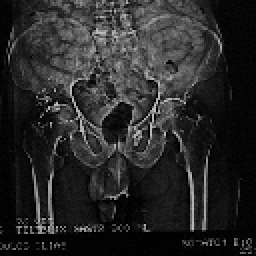
%> input picture Task5_Frequency_Filtering/Pelvis.bmp, 128 x 128 px (shown 2 times larger)
$ octave --eval "Program_6a_ImageSpectrum;"   (GNU Octave 9; MATLAB toolbox functions it lacks are replaced by stand-ins)
%> lines starting %> are read from the running program, lines starting %| are printed output that depends on the picture
function []=Program_6a_ImageSpectrum()

clc;close all;
A=imread('pelvis.bmp');%DIABASMA EIKONAS
%> A is the input picture: size 128x128 uint8; min 1, max 186, mean 40

A=double(A);%METATROPH SE DOUBLE WSTE NA GINEI EFIKTH H EPE3ERGASIA
%> A: size 128x128 double
y=size(A,1);x=size(A,2);% EYRESH DIASTASEVN EIKONAS
%> after `y=size(A,1)`: y = 128
%> after `x=size(A,2)`: x = 128
fprintf('x= %d  y=%d\n',x,y); %EKTYPWSH DIASTASEWN EIKONAS
%| x= 128  y=128
B=zeros(y,x);%ARXIKOPOIHSE B GIA FASMA EIKONAS
C=zeros(y,x);%ARXIKOPOIHSE C GIA FASMA EIKONAS METATOPISMENO STO (N/2,N/2)
B=ampl_fft2(A,0);% YPOLOGISMOS MH-METATOPISMENOY FASMATOS
C=ampl_fft2(A,1);% YPOLOGISMOS METATOPISMENOY FASMATOS

%============PLOT IMAGES===============
colormap('gray');
subplot(1,3,1);imshow(A,[]);title('ARXIKH EIKONA');
subplot(1,3,2);imshow(B,[]);title('FASMA EIKONAS XWRIS METATOPISH');
subplot(1,3,3);imshow(C,[]);title('FASMA EIKONAS ME METATOPISH');
%================================================================
function [C]=ampl_fft2(A,id)
%> called with id = 0
%YPOLOGISMOS FASMATOS EIKONAS id=0 XWRIS METATOPISH id=1--> METATOPISH STO
%(N/2,N/2)
y=size(A,1);x=size(A,2);
%> after `y=size(A,1)`: y = 128
%> after `x=size(A,2)`: x = 128
%/*--------   2D - FFT  ---------*/
switch id
    case 0
        C=fft2(A);
    case 1
        for i=1:y
            for j=1:x
                A(i,j)=A(i,j)*(-1)^(i+j);
            end
        end
        C=fft2(A);
end
C=round(10.0 * log(abs(C)+1));
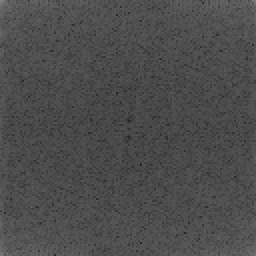
%> C: size 128x128 double (shown 2 times larger); min 38, max 134, mean 76.5
%> call 2 of ampl_fft2, with id = 1
%> after the loop in ampl_fft2 (call 2), `for i=1:y`:
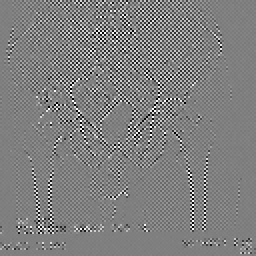
%> A: size 128x128 double (shown 2 times larger); min -186, max 186, mean 0; drawn with min black and max white
%> in ampl_fft2 (call 2), `C=round(10.0 * log(abs(C)+1));`:
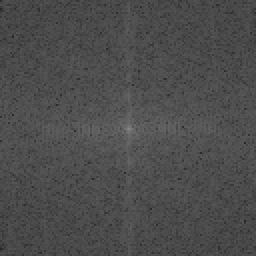
%> C: size 128x128 double (shown 2 times larger); min 38, max 134, mean 76.5; mean of the top-left, top-right, bottom-left and bottom-right quarters 76.3, 76.4, 76.4, 76.8

$ run again, with Task5_Frequency_Filtering/brain_CT_noisy.bmp copied over Task5_Frequency_Filtering/Pelvis.bmp
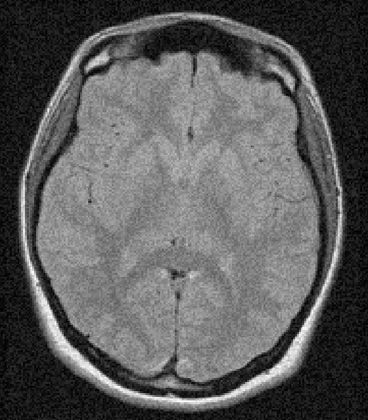
%> input picture Task5_Frequency_Filtering/brain_CT_noisy.bmp, 368 x 420 px, shrunk from 560 x 640 before the run
%> in Program_6a_ImageSpectrum, A is the input picture: size 420x368x3 uint8; mean R, G, B 91.2, 91.2, 91.2
%| x= 368  y=420
%> after the loop in ampl_fft2 (call 2), `for i=1:y`:
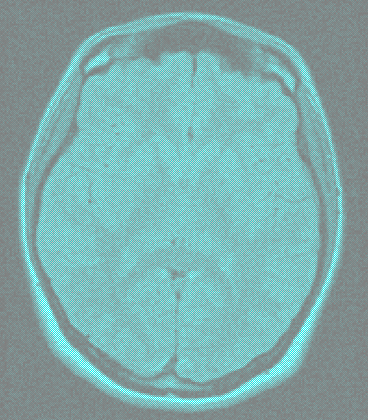
%> A: size 420x368x3 double; mean R, G, B 0, 91.2, 91.2; drawn with min black and max white
%> in ampl_fft2 (call 2), `C=round(10.0 * log(abs(C)+1));`:
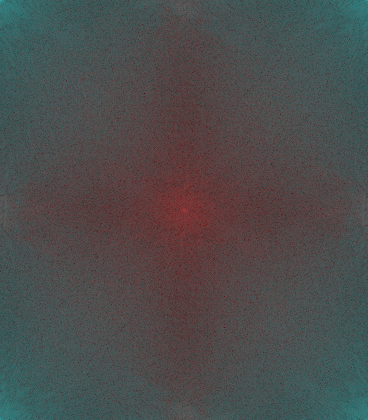
%> C: size 420x368x3 double; mean R, G, B 77.1, 77.1, 77.1; mean of the top-left, top-right, bottom-left and bottom-right quarters 77.2, 77.1, 77.1, 77.1
